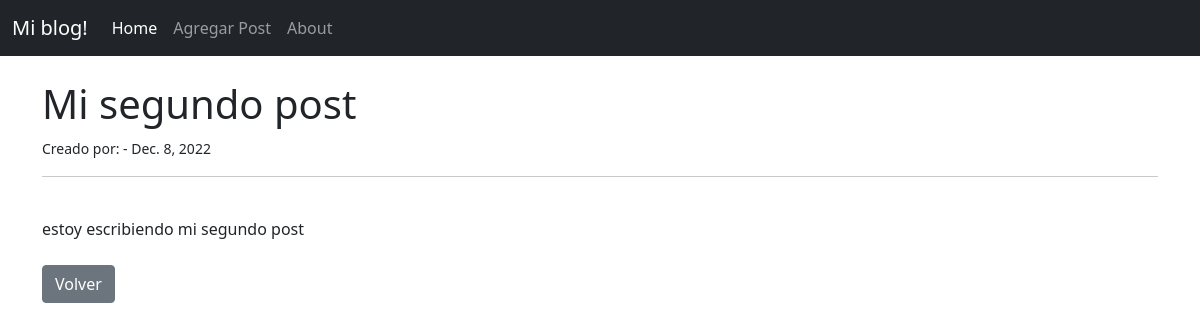
/post/2/, run on an earlier commit of the app's database.
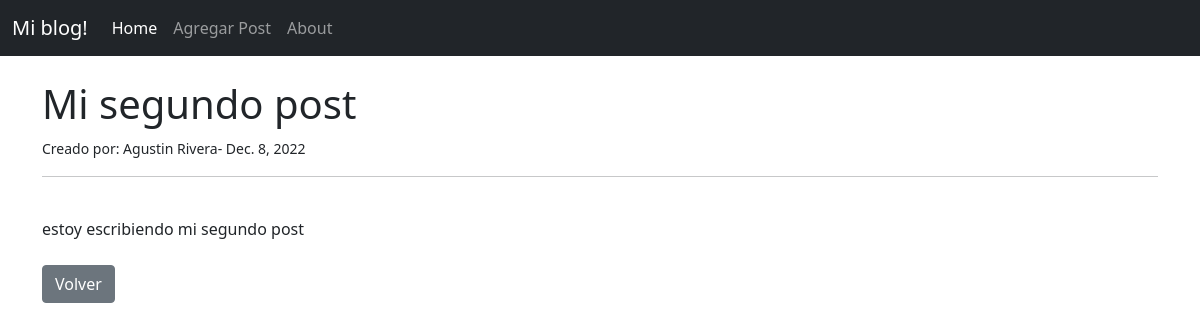
And on a later commit of the database.
### appblog/models.py (models this page shows, shortened)
class Post(models.Model):
    titulo = models.CharField(max_length=60)
    titulo_tag = models.CharField(max_length=60)
    autor = models.ForeignKey(User, on_delete=models.CASCADE)
    cuerpo = models.TextField()
    fecha = models.DateField(auto_now_add=True)

### appblog/views.py (the view)
# urls.py: path('post/<pk>/', PostDetail.as_view(), name="detalle-post"),
class PostDetail(DetailView):
   model = Post
   template_name = 'appblog/detail_post.html'

### appblog/templates/appblog/detail_post.html (shortened to what this page needs)
{% extends 'appblog/base.html' %}
{% block contenido %}
<h1> {{object.titulo}} </h1>
<small>Creado por: {{ object.autor.first_name}}
{{object.autor.last_name}}- {{ object.fecha }}</small><br/>
<hr>
<br/>
{{ object.cuerpo}}
<br/><br/>
<a href="{% url 'inicio' %}" class="btn btn-secondary"> Volver </a>
{% endblock %}

What changed in the data, as far as the page shows it:
changed Post "Mi segundo post": autor.first_name (not shown) → "Agustin"; autor.last_name (not shown) → "Rivera"
